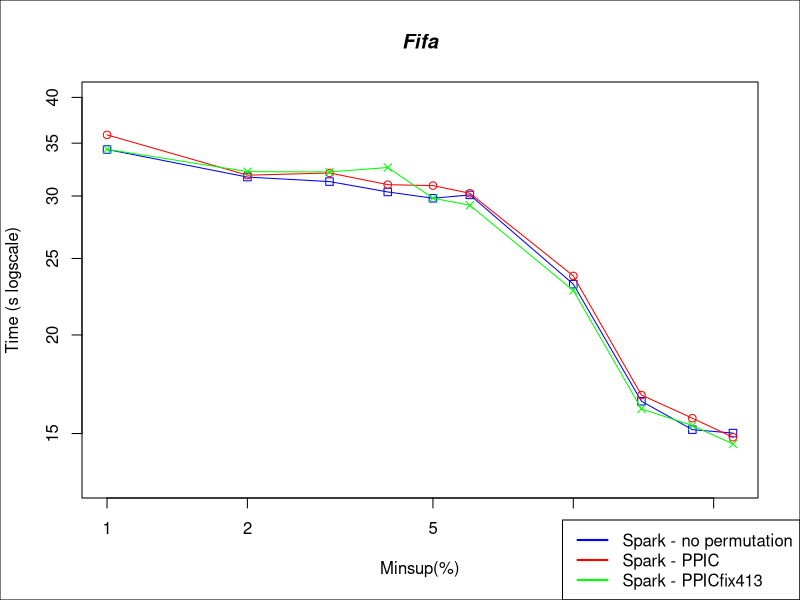

Source code (R):

#DATA
x <- c(0.01, 0.02, 0.03, 0.04, 0.05, 0.06, 0.10, 0.14, 0.18, 0.22)*100

sparkNP <- c(34362, 31702, 31288, 30357, 29803, 30097, 23195, 16482, 15172, 15020)/1000
sparkPPIC <- c(35859, 31879, 32085, 31010, 30922, 30238, 23762, 16783, 15686, 14837)/1000
sparkPPICFix <- c(34376, 32213, 32184, 32603, 29807, 29200, 22768, 16118, 15352, 14551)/1000

#PLOT
plot(x,sparkNP, log = "xy", type="o", pch=0, xlab="Minsup(%)", ylab="Time (s logscale)", col="blue", ylim=c(13, 40))
lines(x,sparkPPIC, col="red", type="o", pch=1)
lines(x,sparkPPICFix, col="green", type="o", pch=4)

title(main="Fifa", font.main=4)

par(fig = c(0, 1, 0, 1), oma = c(0, 0, 0, 0), mar = c(0, 0, 0, 0), new = TRUE)
plot(0, 0, type = "n", bty = "n", xaxt = "n", yaxt = "n")

#Pretty up
legend("bottomright", legend=c("Spark - no permutation", "Spark - PPIC", "Spark - PPICfix413"), lty=c(1,1),lwd=c(2,2), col=c("blue","red", "green"))
box()
